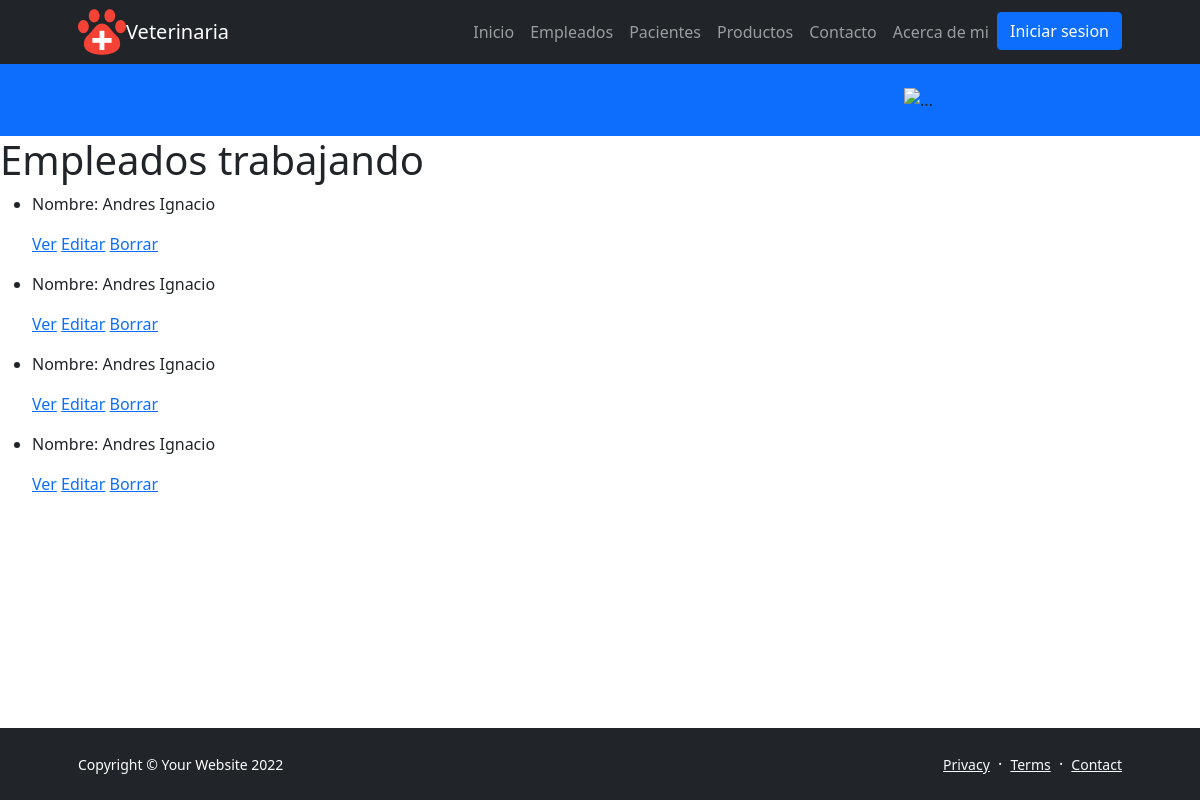
Page /empleados/list/ on the earlier database version.
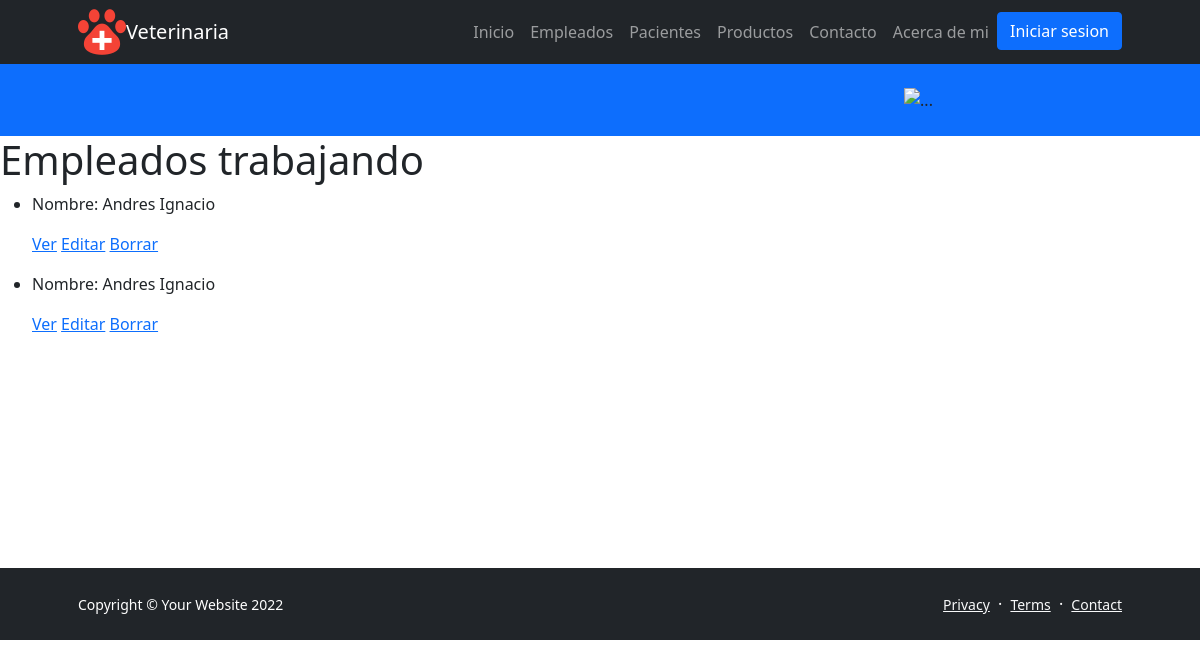
Same page on the later database version.
### veterinaria/models.py (models this page shows, shortened)
class Empleados(models.Model):
    nombre=models.CharField(max_length=50)
    apellido=models.CharField(max_length=50)
    dni = models.IntegerField(primary_key=True)
    telefono = models.IntegerField(null=True)
    cargo = models.CharField(max_length=50)
    email = models.EmailField(max_length=254,null=True)

### veterinaria/views.py (the view)
class EmpleadosList(ListView , LoginRequiredMixin):
    model = Empleados
    template_name = 'veterinaria/empleados_funciones/empleados_list.html'
    context_object_name = 'empleados'

### veterinaria/templates/veterinaria/empleados_funciones/empleados_list.html
<!DOCTYPE html>
{% extends 'veterinaria/padre.html' %}
{% block main_content %}
    <h1>Empleados trabajando</h1>
    <ul>
        {% for empleado in object_list %}
        <li>
            <p>Nombre: {{empleado.nombre}}</p>
            <p>
                <a href="{%url 'empleados_detail' empleado.dni%}">Ver</a>
                <a href="{%url 'empleados_update' empleado.dni%}">Editar</a>
                <a href="{%url 'empleados_delete' empleado.dni%}">Borrar</a>
            </p>
        </li>
        {%endfor%}
    </ul>
<br><br><br><br><br><br><br><br><br>
{% endblock %}

Differences in the rows shown:
removed Empleados: nombre "Andres Ignacio"
removed Empleados: nombre "Andres Ignacio"
